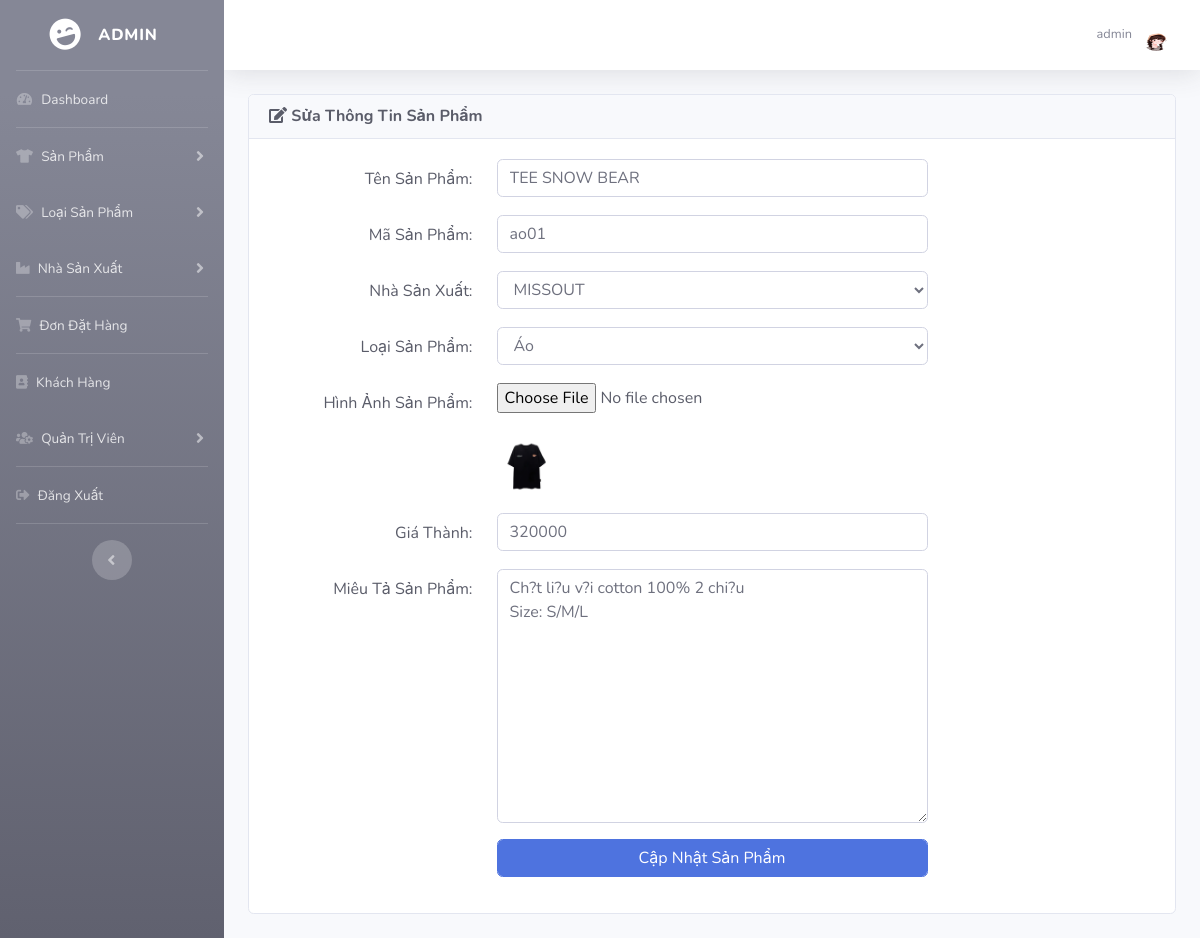
The page /admin/index.php?edit_product=ao01 (signed in) on the database its author committed.
### tables this page shows
CREATE TABLE IF NOT EXISTS `SP` (
  `MA_SP` varchar(10) NOT NULL,
  `TEN_SP` varchar(50) NOT NULL,
  `MA_LOAISP` varchar(10) NOT NULL,
  `MA_HANGSX` varchar(10) NOT NULL,
  `MIEUTA_SP` text,
  `HINHANH_SP` text,
  `GIA` bigint NOT NULL,
  PRIMARY KEY (`MA_SP`),
  KEY `MA_LOAISP` (`MA_LOAISP`),
  KEY `MA_HANGSX` (`MA_HANGSX`)
);

### admin/includes/database.php (called while the page is built, shortened)
<?php
    class MyConnect {
        private $conn;
        public function __construct() {
            $this->host = "localhost";
            $this->user = "root";
            $this->passwd = "";
            $this->database = "clothingshop";
            $this->conn = new mysqli($this->host,$this->user,$this->passwd,$this->database);
        }
        public function isConnected() {
            return true;
        }
        public function query($query) {
            if($this->isConnected()) {
                $tableData = mysqli_query($this->conn,$query);
                return $tableData;
            }
        }
    }
?>

### admin/edit_product.php (the view, shortened to what this page needs)
<?php
if(!isset($_SESSION['admin_email'])){
    echo "<script>window.open('login.php','_self')</script>";
}
else {
    if(isset($_GET['edit_product'])) {
        $edit_id = $_GET['edit_product'];
        $query = "select * from SP where MA_SP='$edit_id'";
        $runQry = $MyConn->query($query);
        $get_p = mysqli_fetch_array($runQry);
        $cur_p_id = $get_p['MA_SP'];
        $cur_p_name = $get_p['TEN_SP'];
        $cur_p_cat = $get_p['MA_LOAISP'];
        $cur_p_man = $get_p['MA_HANGSX'];
        $cur_p_image = $get_p['HINHANH_SP'];
        $cur_p_price = $get_p['GIA'];
        $cur_p_about = $get_p['MIEUTA_SP'];
    }
?>
<div class="row">
    <div class="col-lg-12">
        <div class="card text-dark mb-4">
            <div class="card-header">
                <h6 class="m-0 font-weight-bold"><i class="fas fa-edit"></i> Sửa Thông Tin Sản Phẩm</h6>
            </div>
            <div class="card-body">
                <form action="" class="form-horizontal" method="post" enctype="multipart/form-data">
                    <div class="form-group">
                        <div class="row">
                            <label class="control-label col-sm-3 text-right mt-2">Tên Sản Phẩm:</label>
                            <div class="col-sm-6">
                            <input type="text" class="form-control" name="product_name" required value="<?php echo $cur_p_name ?>">
                            </div>
                        </div>
                    </div>
                    <div class="form-group">
                        <div class="row">
                            <label class="control-label col-sm-3 text-right mt-2">Mã Sản Phẩm:</label>
                            <div class="col-sm-6">
                            <input type="text" class="form-control" name="product_id" required value="<?php echo $cur_p_id ?>">
                            </div>
                        </div>
                    </div>
                    <div class="form-group">
                        <div class="row">
                            <label class="control-label col-sm-3 text-right mt-2">Nhà Sản Xuất:</label>
                            <div class="col-sm-6">
                            <select name="manufacturer" class="form-control">
                                <?php
                                    $getManQry = "select * from HANGSX";
                                    $result = $MyConn->query($getManQry);
                                ?>
                                <?php
                                    while($row = mysqli_fetch_array($result)) {
                                        $man_id = $row['MA_HANGSX'];
                                        $man_name = $row['TEN_HANGSX'];
                                        $isSelected_man = "";
                                        if($man_id == $cur_p_man) {
                                            $isSelected_man = "selected";
                                        }
                                        echo "<option value='$man_id' $isSelected_man>$man_name</option>";
                                    }
                                ?>
                            </select>
                            </div>
                        </div>
                    </div>
                    <div class="form-group">
                        <div class="row">
                            <label class="control-label col-sm-3 text-right mt-2">Loại Sản Phẩm:</label>
                            <div class="col-sm-6">
                            <select name="catalog" class="form-control">
                                <?php
                                    $getCatQry = "select * from LOAISP";
                                    $result = $MyConn->query($getCatQry);
                                ?>
                                <?php
                                    while($row = mysqli_fetch_array($result)) {
                                        $cat_id = $row['MA_LOAISP'];
                                        $cat_name = $row['TEN_LOAISP'];
                                        $isSelected_cat = "";
                                        if($cat_id == $cur_p_cat) {
                                            $isSelected_cat = "selected";
                                        }
                                        echo "<option value='$cat_id' $isSelected_cat>$cat_name</option>";
                                    }
                                ?>
                            </select>
                            </div>
                        </div>
                    </div>
                    <div class="form-group">
                        <div class="row">
                            <label class="control-label col-sm-3 text-right mt-2">Hình Ảnh Sản Phẩm:</label>
                            <div class="col-sm-6">
                            <input type="file" name="product_image" class="form-control-file">
                            <br>
                            <img src="<?php echo "product_images/$cur_p_image" ?>" width="60" height="60" class="rounded">
                            </div>
                        </div>
                    </div>
                    <div class="form-group">
                        <div class="row">
                            <label class="control-label col-sm-3 text-right mt-2">Giá Thành:</label>
                            <div class="col-sm-6">
                            <input type="number" name="product_price" class="form-control" required value="<?php echo $cur_p_price ?>">
                            </div>
                        </div>
                    </div>
                    <div class="form-group">
                        <div class="row">
                            <label class="control-label col-sm-3 text-right mt-2">Miêu Tả Sản Phẩm:</label>
                            <div class="col-sm-6">
                            <textarea name="product_desc" class="form-control" rows="10"><?php echo $cur_p_about ?>
                            </textarea>
                            </div>
                        </div>
                    </div>
                    <div class="form-group">
                        <div class="row">
                            <label class="control-label col-sm-3 text-right mt-2"></label>
                            <div class="col-sm-6">
                                <input type="submit" name="update" value="Cập Nhật Sản Phẩm" class="btn btn-primary form-control">
                            </div>
                        </div>
                    </div>
                </form>
            </div>
        </div>
    </div>
</div>
<?php } ?>

### admin/index.php (shortened to what this page needs)
<?php
include("includes/database.php");
if(!isset($_SESSION['admin_email'])){
echo "<script>window.open('login.php','_self')</script>";
}
else {
?>
<?php
$MyConn = new MyConnect();
$admin_session = $_SESSION['admin_email'];
$getAdminQry = "select * from admin where Email='$admin_session'";
$getAdmin = $MyConn->query($getAdminQry);
$row_admin = mysqli_fetch_array($getAdmin);
$admin_name = $row_admin['Name'];
$admin_image = $row_admin['Image'];
?>
<!DOCTYPE html>
<html lang="en">
<head>
    <link href="vendor/fontawesome-free/css/all.min.css" rel="stylesheet" type="text/css">
    <link href="css/sb-admin-2.min.css" rel="stylesheet">
    <link href="css/thumb.css" rel="stylesheet">
    <link href="css/style.css" rel="stylesheet">
    <link href="vendor/datatables/dataTables.bootstrap4.min.css" rel="stylesheet">
</head>
<body id="page-top">
    <div id="wrapper">
    <?php include("includes/sidebars.php");  ?>
        <div id="content-wrapper" class="d-flex flex-column">
            <div id="content">
                <nav class="navbar navbar-expand navbar-light bg-white topbar mb-4 static-top shadow">
                    <ul class="navbar-nav ml-auto">
                        <li class="nav-item dropdown no-arrow">
                            <a class="nav-link dropdown-toggle" href="#" id="userDropdown" role="button"
                                data-toggle="dropdown" aria-haspopup="true" aria-expanded="false">
                                <span class="mr-2 d-none d-lg-inline text-gray-600 small"> <?php echo $admin_name ?></span>
                                <img class="img-profile rounded-circle"
                                    src="<?php echo "admin_images/".$admin_image ?>">
                            </a>
                        </li>
                    </ul>
                </nav>
                <div class="container-fluid">
                    <?php
                    if(isset($_GET['dashboard'])) {
                        include("dashboard.php");
                    }
                    else if(isset($_GET['insert_product'])) {
                        include("insert_product.php");
                    }
                    else if(isset($_GET['view_product'])) {
                        include("view_product.php");
                    }
                    else if(isset($_GET['edit_product'])) {
                        include("edit_product.php");
                    }
                    ?>
                </div>
            </div>
        </div>
    </div>
</body>
</html>
<?php } ?>

### rows shown on the page
sp: product_name "TEE SNOW BEAR", product_id "ao01", HINHANH_SP (picture), product_price "320000", product_desc "Ch?t li?u v?i cotton 100% 2 chi?u Size: S/M/L"

### other values the page prints
$admin_name "admin"
form field manufacturer "MISSOUT"
form field catalog "Áo"
